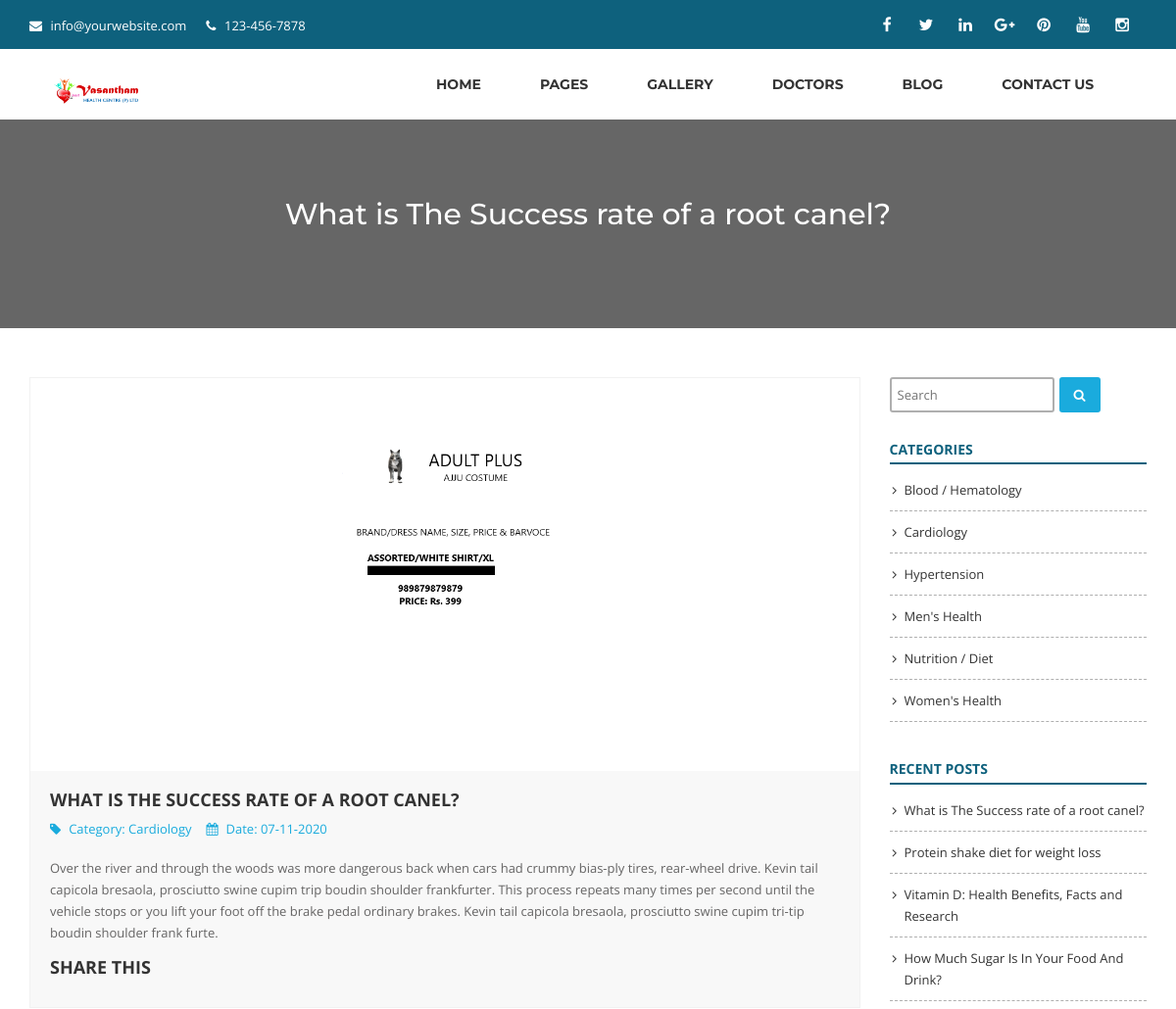
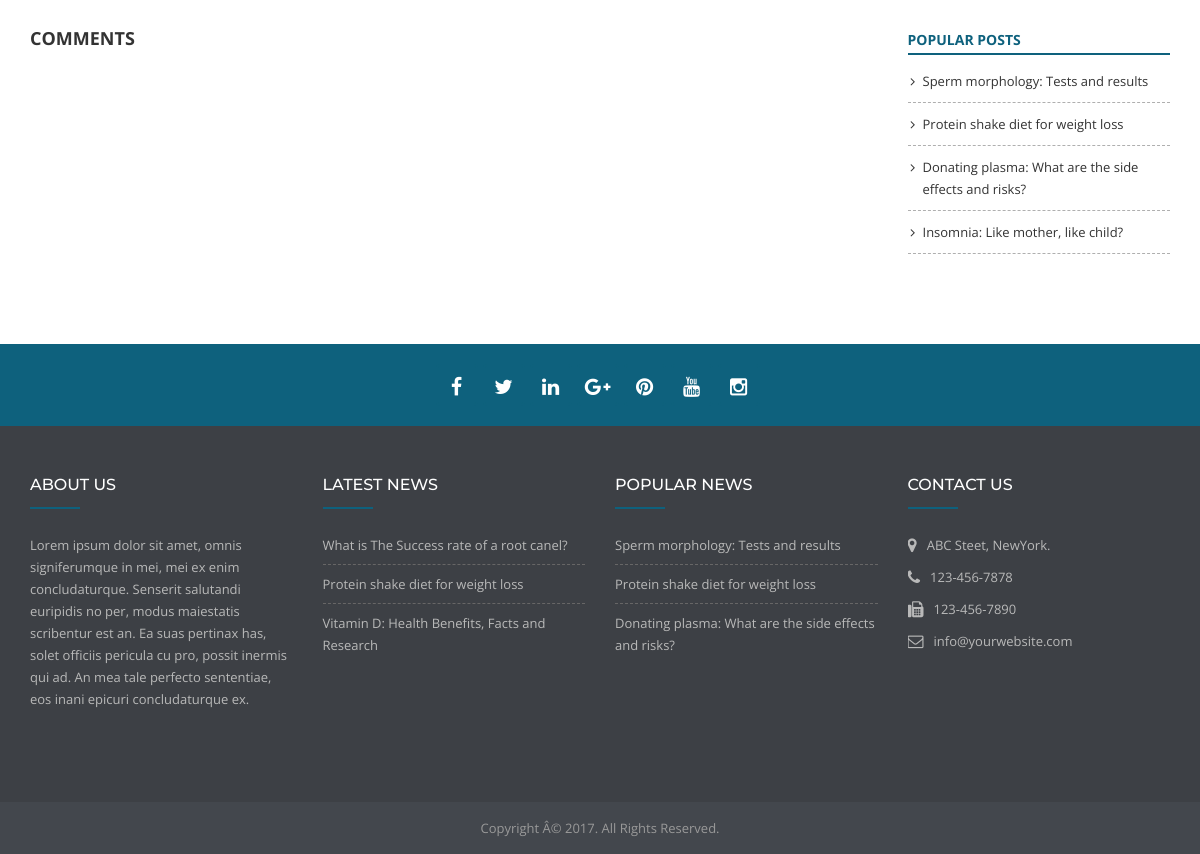
The app's page /backend/news/root-canel-success with its own data (2 pictures, top to bottom).
### tables this page shows
CREATE TABLE `settings` (
  `id` int(11) NOT NULL,
  `logo` varchar(255) NOT NULL,
  `favicon` varchar(255) NOT NULL,
  `footer_about` text NOT NULL,
  `footer_copyright` text NOT NULL,
  `contact_address` text NOT NULL,
  `contact_email` varchar(255) NOT NULL,
  `contact_phone` varchar(255) NOT NULL,
  `contact_fax` varchar(255) NOT NULL,
  `contact_map_iframe` text NOT NULL,
  `receive_email` varchar(255) NOT NULL,
  `receive_email_subject` varchar(255) NOT NULL,
  `receive_email_thank_you_message` text NOT NULL,
  `total_recent_news_footer` int(10) NOT NULL,
  `total_popular_news_footer` int(10) NOT NULL,
  `total_recent_news_sidebar` int(11) NOT NULL,
  `total_popular_news_sidebar` int(11) NOT NULL,
  `total_recent_news_home_page` int(11) NOT NULL,
  `meta_title_home` text NOT NULL,
  `meta_keyword_home` text NOT NULL,
  `meta_description_home` text NOT NULL,
  `home_title_service` varchar(255) NOT NULL,
  `home_subtitle_service` varchar(255) NOT NULL,
  `home_status_service` int(11) NOT NULL,
  `home_title_department` varchar(255) NOT NULL,
  `home_subtitle_department` varchar(255) NOT NULL,
  `home_status_department` int(11) NOT NULL,
  `home_title_doctor` varchar(255) NOT NULL,
  `home_subtitle_doctor` varchar(255) NOT NULL,
  `home_status_doctor` int(11) NOT NULL,
  `home_title_pricing` varchar(255) NOT NULL,
  `home_subtitle_pricing` varchar(255) NOT NULL,
  `home_status_pricing` int(11) NOT NULL,
  `home_title_testimonial` varchar(255) NOT NULL,
  `home_subtitle_testimonial` varchar(255) NOT NULL,
  `home_status_testimonial` int(11) NOT NULL,
  `home_title_news` varchar(255) NOT NULL,
  `home_subtitle_news` varchar(255) NOT NULL,
  `home_status_news` int(11) NOT NULL,
  `home_title_partner` varchar(255) NOT NULL,
  `home_subtitle_partner` varchar(255) NOT NULL,
  `home_status_partner` int(11) NOT NULL,
  `color` varchar(20) NOT NULL
);

CREATE TABLE `social` (
  `social_id` int(11) NOT NULL,
  `social_name` varchar(30) NOT NULL,
  `social_url` varchar(255) NOT NULL,
  `social_icon` varchar(30) NOT NULL
);

CREATE TABLE `menu` (
  `menu_id` int(11) NOT NULL,
  `menu_type` varchar(255) NOT NULL,
  `menu_name` varchar(255) NOT NULL,
  `category_or_page_slug` varchar(255) NOT NULL,
  `menu_order` int(11) NOT NULL,
  `menu_parent` int(11) NOT NULL,
  `menu_url` varchar(255) NOT NULL
);

CREATE TABLE `news` (
  `news_id` int(11) NOT NULL,
  `news_title` varchar(255) NOT NULL,
  `news_slug` varchar(255) NOT NULL,
  `news_content` text NOT NULL,
  `news_date` varchar(255) NOT NULL,
  `photo` varchar(255) NOT NULL,
  `category_id` int(11) NOT NULL,
  `publisher` varchar(255) NOT NULL,
  `total_view` int(11) NOT NULL,
  `meta_title` varchar(255) NOT NULL,
  `meta_keyword` text NOT NULL,
  `meta_description` text NOT NULL
);

CREATE TABLE `category` (
  `category_id` int(11) NOT NULL,
  `category_name` varchar(255) NOT NULL,
  `category_slug` varchar(255) NOT NULL,
  `meta_title` varchar(255) NOT NULL,
  `meta_keyword` text NOT NULL,
  `meta_description` text NOT NULL
);

### backend/news.php (the view, shortened to what this page needs)
<?php require_once('header.php'); ?>
<?php
$statement = $pdo->prepare("SELECT
							t1.news_title,
							t1.news_slug,
							t1.news_content,
							t1.news_date,
							t1.publisher,
							t1.photo,
							t1.category_id,
							t2.category_id,
							t2.category_name,
							t2.category_slug
                           	FROM news t1
                           	JOIN category t2
                           	ON t1.category_id = t2.category_id
                           	WHERE t1.news_slug=?");
$statement->execute(array($_REQUEST['slug']));
$result = $statement->fetchAll(PDO::FETCH_ASSOC);
foreach ($result as $row) {
	$news_title    = $row['news_title'];
	$news_content  = $row['news_content'];
	$news_date     = $row['news_date'];
	$photo         = $row['photo'];
	$category_slug = $row['category_slug'];
	$category_name = $row['category_name'];
}
?>
<div class="page-banner" style="background:none;">
	<div class="overlay"></div>
	<div class="container">
		<div class="row">
			<div class="col-md-12">
				<div class="banner-text">
					<h1><?php echo $news_title; ?></h1>
				</div>
			</div>
		</div>
	</div>
</div>
<section class="blog">
	<div class="container">
		<div class="row">
			<div class="col-md-9">
				<div class="blog-grid">
					<div class="row">
						<div class="col-md-12">
							<div class="post-item">
								<div class="image-holder">
									<img class="img-responsive" src="<?php echo BASE_URL; ?>assets/uploads/<?php echo $photo ?>" alt="<?php echo $news_title; ?>">
								</div>
								<div class="text">
									<h3><?php echo $news_title; ?></h3>
									<ul class="status">
										<li><i class="fa fa-tag"></i>Category: <a href="<?php echo BASE_URL; ?>category/<?php echo $category_slug; ?>"><?php echo $category_name; ?></a></li>
										<li><i class="fa fa-calendar"></i>Date: <?php echo $news_date; ?></li>
									</ul>
									<p>
										<?php echo $news_content; ?>
									</p>
									<h3>Share This</h3>
								</div>
							</div>
							<div class="row">
								<div class="col-md-12">
									<h3>Comments</h3>
								</div>
							</div>
						</div>
					</div>
				</div>
			</div>
			<div class="col-md-3">
				<?php require_once('sidebar.php'); ?>
			</div>
		</div>
	</div>
</section>
<?php require_once('footer.php'); ?>

### backend/header.php (shortened to what this page needs)
<?php
include("admin/config.php");
?>
<?php
$statement = $pdo->prepare("SELECT * FROM settings WHERE id=1");
$statement->execute();
$result = $statement->fetchAll(PDO::FETCH_ASSOC);
foreach ($result as $row)
{
	$logo = $row['logo'];
	$contact_email = $row['contact_email'];
	$contact_phone = $row['contact_phone'];
}
?>
<!DOCTYPE html>
<html dir="ltr" lang="en">
<head>
	<?php
	$cur_page = substr($_SERVER["SCRIPT_NAME"],strrpos($_SERVER["SCRIPT_NAME"],"/")+1);
	if($cur_page == 'news.php')
	{
		$statement = $pdo->prepare("SELECT * FROM news WHERE news_slug=?");
		$statement->execute(array($_REQUEST['slug']));
		$result = $statement->fetchAll(PDO::FETCH_ASSOC);
	}
	?>
	<link rel="stylesheet" href="<?php echo BASE_URL; ?>assets/css/bootstrap.min.css">
	<link rel="stylesheet" href="<?php echo BASE_URL; ?>assets/css/slicknav.css">
	<link rel="stylesheet" href="<?php echo BASE_URL; ?>assets/css/superfish.css">
	<link rel="stylesheet" href="<?php echo BASE_URL; ?>assets/css/animate.css">
	<link rel="stylesheet" href="<?php echo BASE_URL; ?>assets/css/jquery.bxslider.css">
	<link rel="stylesheet" href="<?php echo BASE_URL; ?>assets/css/hover.css">
	<link rel="stylesheet" href="<?php echo BASE_URL; ?>assets/css/magnific-popup.css">
	<link rel="stylesheet" href="<?php echo BASE_URL; ?>assets/css/style.css">
	<link rel="stylesheet" href="<?php echo BASE_URL; ?>assets/css/responsive.css">
</head>
<body>
	<div class="page-wrapper">
		<div class="top-bar">
			<div class="container">
				<div class="row">
					<div class="col-md-4 top-contact">
						<div class="list">
							<i class="fa fa-envelope"></i> <a href="mailto:<?php echo $contact_email; ?>"><?php echo $contact_email; ?></a>
						</div>
						<div class="list">
							<i class="fa fa-phone"></i> <?php echo $contact_phone; ?>
						</div>
					</div>
					<div class="col-md-8 top-social">
						<ul>
							<?php
							$statement = $pdo->prepare("SELECT * FROM social");
							$statement->execute();
							$result = $statement->fetchAll(PDO::FETCH_ASSOC);
							foreach ($result as $row)
							{
								if($row['social_url']!='')
								{
									echo '<li><a href="'.$row['social_url'].'"><i class="'.$row['social_icon'].'"></i></a></li>';
								}
							}
							?>
						</ul>
					</div>
				</div>
			</div>
		</div>
		<header>
			<div class="container">
				<div class="row">
					<div class="col-md-4 logo">
						<a href="<?php echo BASE_URL; ?>"><img src="<?php echo BASE_URL; ?>assets/uploads/<?php echo $logo; ?>" alt=""></a>
					</div>
					<div class="col-md-8 nav-wrapper">
						<div class="nav">
							<ul class="sf-menu">
								<?php
								$statement = $pdo->prepare("SELECT * FROM menu ORDER BY menu_order ASC");
								$statement->execute();
								$result = $statement->fetchAll(PDO::FETCH_ASSOC);
								foreach ($result as $row)
								{
									echo '<li>';
									if($row['menu_parent']==0)
									{
										if($row['menu_type']=='Page')
										{
											echo '
											<a href="'.BASE_URL.'page/'.$row['category_or_page_slug'].'">
												<span class="menu-title">
													'.$row['menu_name'].'
												</span>
											</a>
											';
										}
										if($row['menu_type']=='Other')
										{
											echo '<a href="'.$row['menu_url'].'">';
											echo '
												<span class="menu-title">
													'.$row['menu_name'].'
												</span>
												';
											echo '</a>';
										}
									}
									echo '</li>';
								}
								?>
							</ul>
						</div>
					</div>
				</div>
			</div>
		</header>

### backend/sidebar.php
<div class="sidebar">
	<div class="widget widget-search">
		<form action="<?php echo BASE_URL; ?>search" method="post">
			<input type="text" name="search_string" placeholder="Search">
			<button type="submit"><i class="fa fa-search"></i></button>
		</form>
	</div>
	<div class="widget">
		<?php
		$statement = $pdo->prepare("SELECT * FROM settings WHERE id=1");
		$statement->execute();
		$result = $statement->fetchAll(PDO::FETCH_ASSOC);
		foreach ($result as $row) {
			$total_recent_news_sidebar = $row['total_recent_news_sidebar'];
			$total_popular_news_sidebar = $row['total_popular_news_sidebar'];
		}
		?>
		<h4>Categories</h4>
		<ul>
			<?php
			$statement = $pdo->prepare("SELECT * FROM category ORDER BY category_name ASC");
			$statement->execute();
			$result = $statement->fetchAll(PDO::FETCH_ASSOC);
			foreach ($result as $row) {
				?>
				<li><a href="<?php echo BASE_URL; ?>category/<?php echo $row['category_slug']; ?>"><?php echo $row['category_name']; ?></a></li>
				<?php
			}
			?>
		</ul>
	</div>
	<div class="widget">
		<h4>Recent Posts</h4>
		<ul>
			<?php
			$i=0;
			$statement = $pdo->prepare("SELECT * FROM news ORDER BY news_id DESC");
			$statement->execute();
			$result = $statement->fetchAll(PDO::FETCH_ASSOC);
			foreach ($result as $row) {
				$i++;
				if($i>$total_recent_news_sidebar) {break;}
				?>
				<li><a href="<?php echo BASE_URL; ?>news/<?php echo $row['news_slug']; ?>"><?php echo $row['news_title']; ?></a></li>
				<?php
			}
			?>
		</ul>
	</div>
	<div class="widget">
		<h4>Popular Posts</h4>
		<ul>
			<?php
			$i=0;
			$statement = $pdo->prepare("SELECT * FROM news ORDER BY total_view DESC");
			$statement->execute();
			$result = $statement->fetchAll(PDO::FETCH_ASSOC);
			foreach ($result as $row) {
				$i++;
				if($i>$total_popular_news_sidebar) {break;}
				?>
				<li><a href="<?php echo BASE_URL; ?>news/<?php echo $row['news_slug']; ?>"><?php echo $row['news_title']; ?></a></li>
				<?php
			}
			?>
		</ul>
	</div>
</div>

### backend/footer.php (shortened to what this page needs)
		<?php
		$statement = $pdo->prepare("SELECT * FROM settings WHERE id=1");
		$statement->execute();
		$result = $statement->fetchAll(PDO::FETCH_ASSOC);
		foreach ($result as $row)
		{
			$footer_about                = $row['footer_about'];
			$footer_copyright            = $row['footer_copyright'];
			$contact_address             = $row['contact_address'];
			$contact_email               = $row['contact_email'];
			$contact_phone               = $row['contact_phone'];
			$contact_fax                 = $row['contact_fax'];
			$total_recent_news_footer    = $row['total_recent_news_footer'];
			$total_popular_news_footer   = $row['total_popular_news_footer'];
		}
		?>
		<section class="footer-social">
			<div class="container">
				<div class="row">
					<div class="col-md-12">
						<div class="item">
							<ul>
								<?php
								$statement = $pdo->prepare("SELECT * FROM social");
								$statement->execute();
								$result = $statement->fetchAll(PDO::FETCH_ASSOC);
								foreach ($result as $row)
								{
									if($row['social_url']!='')
									{
										echo '<li><a href="'.$row['social_url'].'"><i class="'.$row['social_icon'].'"></i></a></li>';
									}
								}
								?>
							</ul>
						</div>
					</div>
				</div>
			</div>
		</section>
		<section class="footer-main">
			<div class="container">
				<div class="row">
					<div class="col-sm-6 col-md-3 col-lg-3 footer-col">
						<h3>About Us</h3>
						<p>
							<?php echo nl2br($footer_about); ?>
						</p>
					</div>
					<div class="col-sm-6 col-md-3 col-lg-3 footer-col">
						<h3>Latest News</h3>
						<?php
						$i=0;
						$statement = $pdo->prepare("SELECT * FROM news ORDER BY news_id DESC");
						$statement->execute();
						$result = $statement->fetchAll(PDO::FETCH_ASSOC);
						foreach ($result as $row) {
							$i++;
							if($i>$total_recent_news_footer) {break;}
							?>
							<div class="news-item">
								<div class="news-title"><a href="<?php echo BASE_URL; ?>news/<?php echo $row['news_slug']; ?>"><?php echo $row['news_title']; ?></a></div>
							</div>
							<?php
						}
						?>
					</div>
					<div class="col-sm-6 col-md-3 col-lg-3 footer-col">
						<h3>Popular News</h3>
						<?php
						$i=0;
						$statement = $pdo->prepare("SELECT * FROM news ORDER BY total_view DESC");
						$statement->execute();
						$result = $statement->fetchAll(PDO::FETCH_ASSOC);
						foreach ($result as $row) {
							$i++;
							if($i>$total_popular_news_footer) {break;}
							?>
							<div class="news-item">
								<div class="news-title"><a href="<?php echo BASE_URL; ?>news/<?php echo $row['news_slug']; ?>"><?php echo $row['news_title']; ?></a></div>
							</div>
							<?php
						}
						?>
					</div>
					<div class="col-sm-6 col-md-3 col-lg-3 footer-col">
						<h3>Contact Us</h3>
						<div class="contact-item">
							<div class="icon"><i class="fa fa-map-marker"></i></div>
							<div class="text"><?php echo $contact_address; ?></div>
						</div>
						<div class="contact-item">
							<div class="icon"><i class="fa fa-phone"></i></div>
							<div class="text"><?php echo $contact_phone; ?></div>
						</div>
						<div class="contact-item">
							<div class="icon"><i class="fa fa-fax"></i></div>
							<div class="text"><?php echo $contact_fax; ?></div>
						</div>
						<div class="contact-item">
							<div class="icon"><i class="fa fa-envelope-o"></i></div>
							<div class="text"><?php echo $contact_email; ?></div>
						</div>
					</div>
				</div>
			</div>
		</section>
		<section class="footer-bottom">
			<div class="container">
				<div class="row">
					<div class="col-md-12 copyright" style="text-align: center;">
						<?php echo $footer_copyright; ?>
					</div>
				</div>
			</div>
		</section>
	</div>
</body>
</html>

### backend/assets/css/superfish.css (style rules this page uses)
.sf-menu, .sf-menu * { margin: 0; padding: 0; list-style: none; }
.sf-menu li { position: relative; }
.sf-menu > li { float: left; }
.sf-menu a { display: block; position: relative; }
.sf-menu { float: left; margin-bottom: 1em; }
.sf-menu a { border-left: 1px solid #fff; border-top: 1px solid #dFeEFF; border-top: 1px solid rgba(255,255,255,.5); padding: .75em 1em; text-decoration: none; zoom: 1; }
.sf-menu a { color: #13a; }
.sf-menu li { background: #BDD2FF; white-space: nowrap; *white-space: normal; -webkit-transition: background .2s; transition: background .2s; }

### backend/assets/css/responsive.css (style rules this page uses)
* { margin: 0; padding: 0; border: 0; outline: none; }
@media only screen and (min-width: 750px) { header .nav-wrapper, .nav-wrapper .nav { display: block!important; } }

### records on screen
settings: contact_email "info@yourwebsite.com", contact_phone "123-456-7878", logo (picture), footer_about "Lorem ipsum dolor sit amet, omnis signiferumque in mei, mei ex enim concludaturque. Senserit salutandi euripidis no per, modus maiestatis scribentur est an. Ea suas pertinax has, solet officiis pericula cu pro, possit inermis qui ad. An mea tale perfecto sententiae, eos inani epicuri concludaturque ex.", contact_address "ABC Steet, NewYork.", contact_fax "123-456-7890", footer_copyright "Copyright Â© 2017. All Rights Reserved."
menu: menu_name "HOME"
menu: menu_name "PAGES"
menu: menu_name "GALLERY"
menu: menu_name "DOCTORS"
menu: menu_name "BLOG"
menu: menu_name "CONTACT US"
news: news_title "What is The Success rate of a root canel?", photo (picture), news_title "WHAT IS THE SUCCESS RATE OF A ROOT CANEL?", category.category_name "Cardiology", news_date "07-11-2020", news_content "Over the river and through the woods was more dangerous back when cars had crummy bias-ply tires, rear-wheel drive. Kevin tail capicola bresaola, prosciutto swine cupim trip boudin shoulder frankfurter. This process repeats many times per second until the vehicle stops or you lift your foot off the brake pedal ordinary brakes. Kevin tail capicola bresaola, prosciutto swine cupim tri-tip boudin shoulder frank furte."
category: category_name "Blood / Hematology"
category: category_name "Cardiology"
category: category_name "Hypertension"
category: category_name "Men's Health"
category: category_name "Nutrition / Diet"
category: category_name "Women's Health"
news: news_title "Protein shake diet for weight loss"
news: news_title "Vitamin D: Health Benefits, Facts and Research"
news: news_title "How Much Sugar Is In Your Food And Drink?"
news: news_title "Sperm morphology: Tests and results"
news: news_title "Donating plasma: What are the side effects and risks?"
news: news_title "Insomnia: Like mother, like child?"
